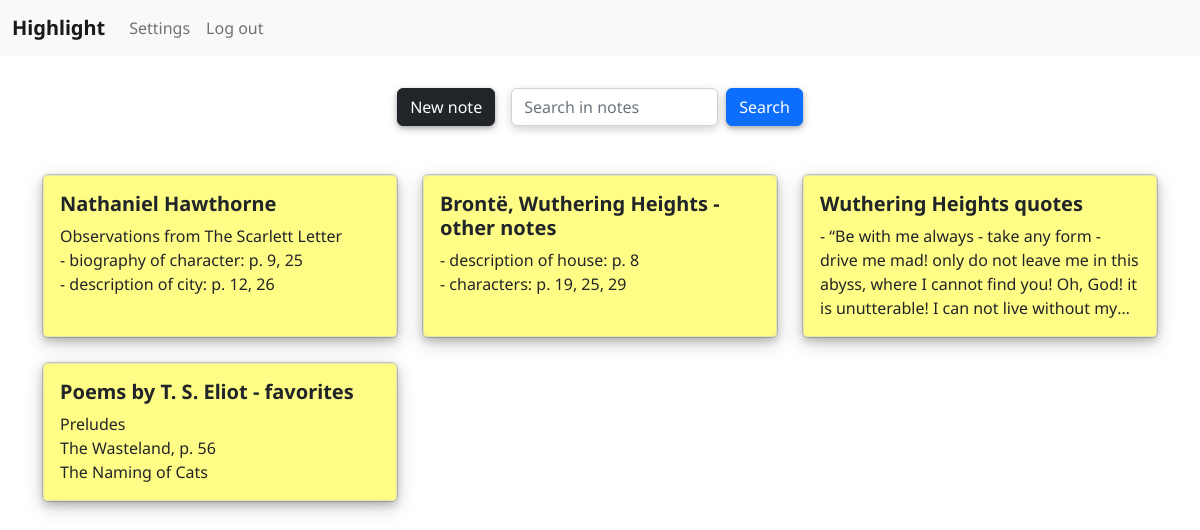
/highlight/ (signed in), run on an earlier commit of the app's database.
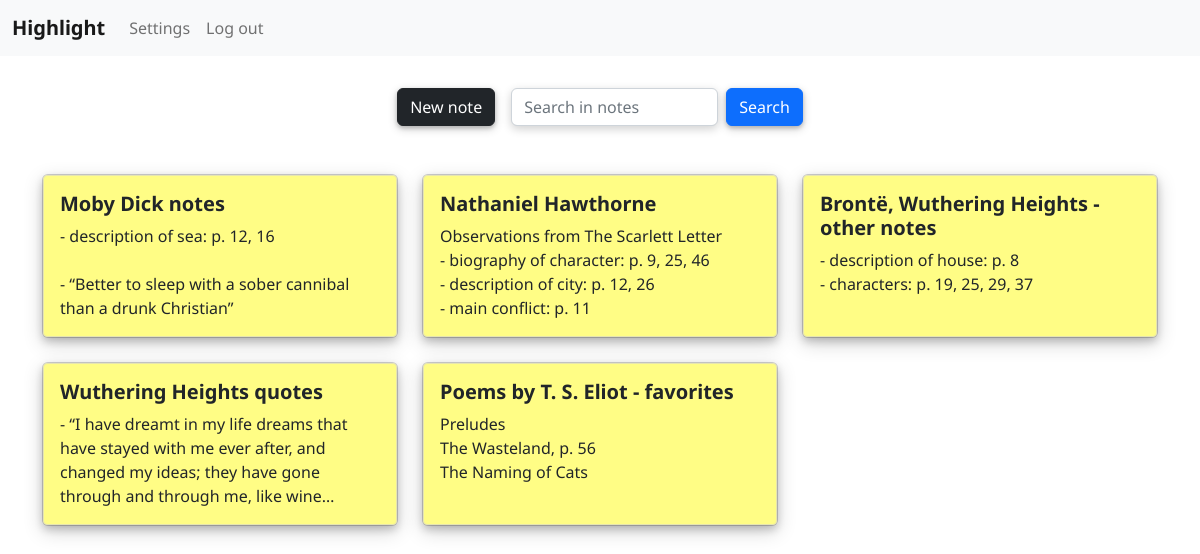
And on a later commit of the database.
### highlight/models.py (models this page shows, shortened)
class Note(models.Model):
    user_id = models.ForeignKey(settings.AUTH_USER_MODEL, on_delete=models.CASCADE, related_name="notes")
    title = models.CharField(max_length=64)
    author = models.CharField(max_length=128, null=True, blank=True)
    book_title = models.CharField(max_length=128, null=True, blank=True)
    publisher = models.CharField(max_length=64, null=True, blank=True)
    year = models.IntegerField(null=True, blank=True)
    content = models.TextField(max_length=8500)
    timestamp = models.DateTimeField(auto_now_add=True)

### highlight/views.py (the view)
# urls.py: path("", views.index, name="index"),
def index(request):
    if not request.user.is_authenticated:
        return HttpResponseRedirect(reverse("login"))
    form = NoteForm
    user = request.user
    notes = user.notes.all().order_by("-timestamp")
    return render(request, "highlight/index.html", {
        "form": form,
        "notes": notes
    })

### highlight/templates/highlight/index.html (shortened to what this page needs)
{% extends "highlight/layout.html" %}
{% load crispy_forms_tags %}
{% block body %}
    <div>
        <div class="d-flex flex-row mb-3 justify-content-center">
            <div class="p-2">
                <button type="button" class="btn btn-dark" id="addButton" data-bs-toggle="modal" data-bs-target="#noteModal">New note</button>
            </div>
            <div class="p-2">
                <form action="{% url 'search' %}" class="d-flex" role="search">
                    <input class="form-control me-2" name="search-bar" type="search" placeholder="Search in notes" aria-label="Search" required>
                    <button class="btn btn-primary" type="submit">Search</button>
                </form>
            </div>
        </div>
        <br>
        <div class="container">
            <div class="row row-cols-1 row-cols-md-3 g-4">
                {% for note in notes %}
                <div class="col">
                    <div class="card h-100" id="card" data-id="{{note.id}}" style="cursor: pointer;">
                        <div class="card-body">
                            <h5 class="card-title"><b>{{note.title}}</b></h5>
                            <p class="card-text">{{note.content|linebreaksbr}}</p>
                        </div>
                    </div>
                </div>
                {% endfor %}
            </div>
        </div>
    </div>
{% endblock %}

### highlight/templates/highlight/layout.html (shortened to what this page needs)
{% load static %}
{% load crispy_forms_tags %}
<!DOCTYPE html>
<html lang="en">
    <head>
        <link href="https://cdn.jsdelivr.net/npm/bootstrap@5.2.3/dist/css/bootstrap.min.css" rel="stylesheet">
        <link href="{% static 'highlight/styles.css' %}" rel="stylesheet">
    </head>
    <body>
        <nav class="navbar navbar-expand-lg bg-light">
            <div class="container-fluid">
              <a class="navbar-brand" href="{% url 'index' %}"><span class="highlight"><b>Highlight</b></span></a>
              <div class="collapse navbar-collapse" id="navbarNavAltMarkup">
                <div class="navbar-nav">
                  {% if user.is_authenticated %}
                    <a class="nav-link" href="{% url 'settings' %}">Settings</a>
                    <a class="nav-link" href="{% url 'logout' %}">Log out</a>
                  {% else %}
                    <a class="nav-link" href="{% url 'login' %}">Log in</a>
                    <a class="nav-link" href="{% url 'register' %}">Register</a>
                  {% endif%}
                </div>
              </div>
            </div>
          </nav>
        <br>
        {% block body %}
        {% endblock %}
    </body>
</html>

### static/highlight/styles.css (style rules this page uses)
body { font-family: 'Noto Sans'; }
.highlight { background: url(//s2.svgbox.net/pen-brushes.svg?ic=brush-1&color=b0cffe); margin: -2px -6px; padding: 2px 6px; }
.btn { box-shadow: 0 2px 4px 0 #00000033, 0 3px 10px 0 #00000030; }
.form-control { box-shadow: 0 3px 10px 0 #00000030; }
.card-body { background-color: #fffd85; border: 1px solid #e6e5b0; border-radius: 4px; box-shadow: 0 4px 8px 0 #00000033, 0 6px 20px 0 #00000030; }
.card-text { -webkit-line-clamp: 4; overflow: hidden; text-overflow: ellipsis; display: -webkit-box; -webkit-box-orient: vertical; }

What changed in the data, as far as the page shows it:
added Note: title "Moby Dick notes", content "- description of sea: p. 12, 16 - “Better to sleep with a sober cannibal than a drunk Christian”"
changed Note "Nathaniel Hawthorne": content "Observations from The Scarlett Letter - biography of character: p. 9, 25 - description of city: p. 12, 26" → "Observations from The Scarlett Letter - biography of character: p. 9, 25, 46 - description of city: p. 12, 26 - main conflict: p. 11"
changed Note "Brontë, Wuthering Heights - other notes": content "- description of house: p. 8 - characters: p. 19, 25, 29" → "- description of house: p. 8 - characters: p. 19, 25, 29, 37"
changed Note "Wuthering Heights quotes": content "- “Be with me always - take any form - drive me mad! only do not leave me in this abyss, where I cannot find you! Oh, God! it is unutterable! I can not live without…" → "- “I have dreamt in my life dreams that have stayed with me ever after, and changed my ideas; they have gone through and through me, like…"
